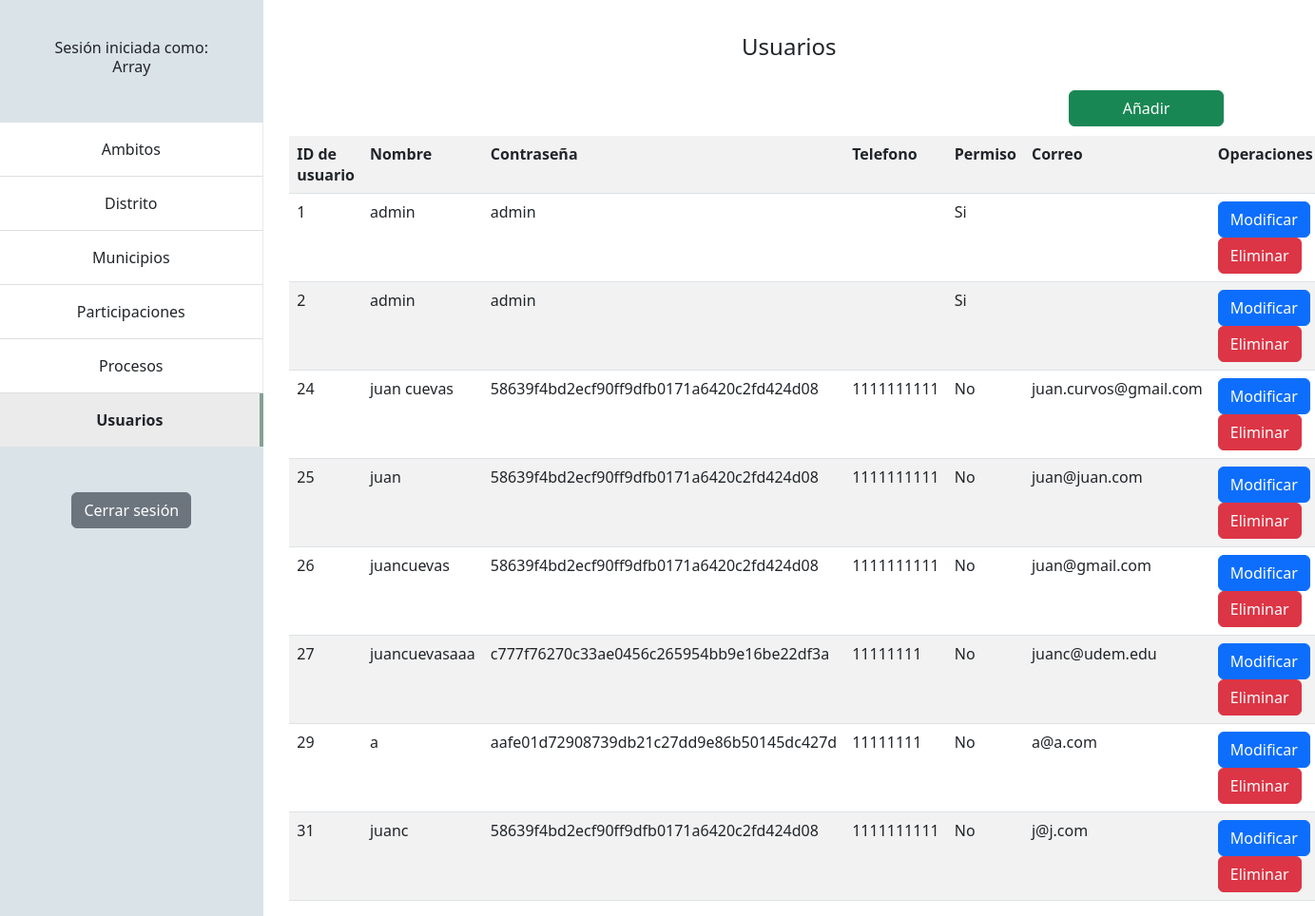
/admin/usuarios.php (signed in), run on an earlier commit of the app's database.
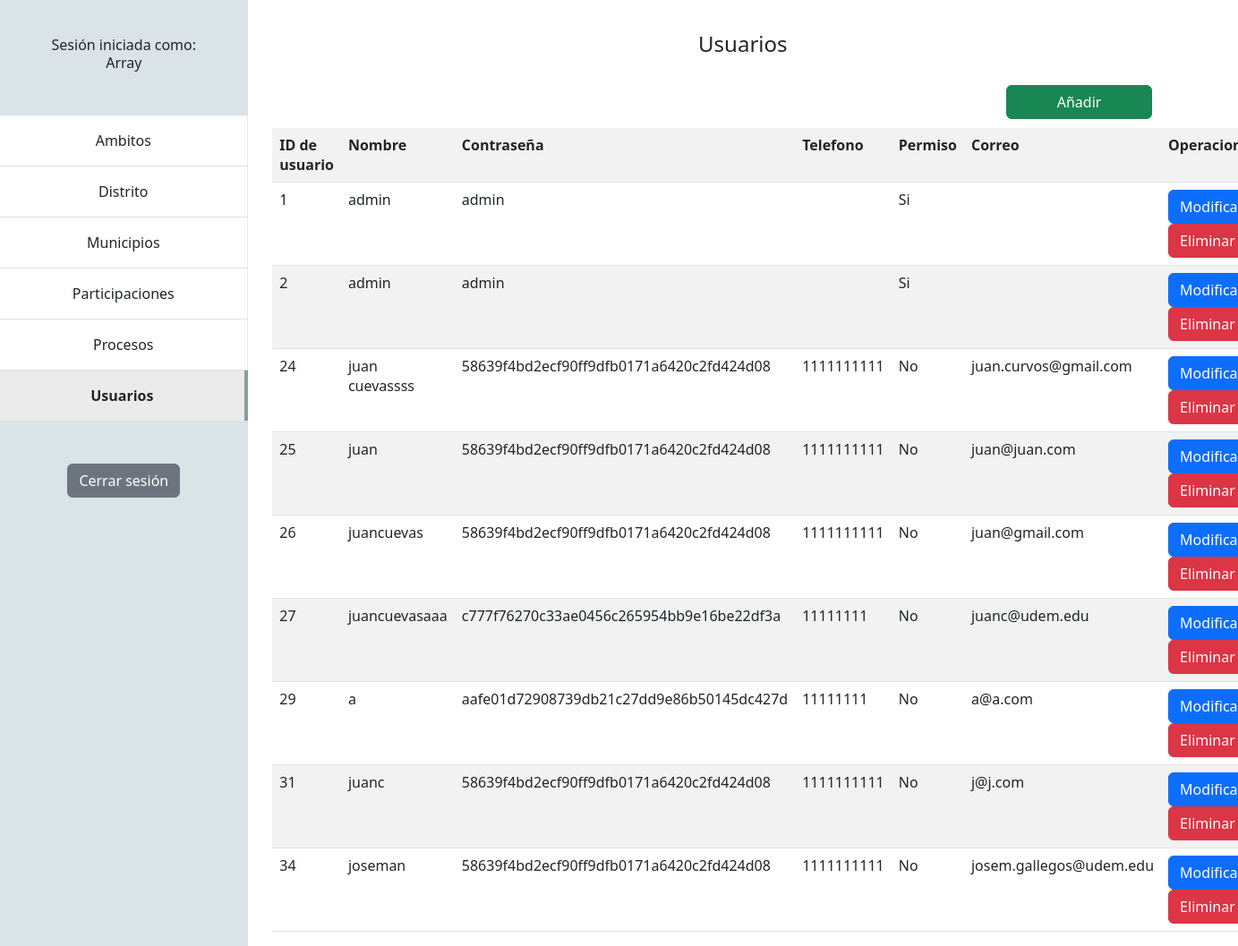
And on a later commit of the database.
### tables this page shows
CREATE TABLE `usuarios` (
  `uid` int(11) NOT NULL,
  `nombre` varchar(50) NOT NULL,
  `contraseña` varchar(45) NOT NULL,
  `telefono` int(11) DEFAULT NULL,
  `permiso` tinyint(1) NOT NULL,
  `correo` varchar(256) DEFAULT NULL,
  `fecha_creacion` date DEFAULT NULL,
  `img` varchar(256) DEFAULT NULL
);

### admin/usuarios.php (the view, shortened to what this page needs)
<?php
    $usuario = $_SESSION['usr'];
    $db = new Database();
    $pdo = $db -> connect();
    $sql = $pdo->prepare("SELECT * FROM usuarios;");
    $sql->execute();
    $rows = $sql->fetchAll();
?>
<html lang="en">
    <head>
        <link rel="stylesheet" href="admin.css">
        <link href="https://cdn.jsdelivr.net/npm/bootstrap@5.2.3/dist/css/bootstrap.min.css" rel="stylesheet">
    </head>
    <body>
        <div class="nav-bar">
            <center><h6>Sesión iniciada como:<br><?php echo $usuario ?></h6></center>
            <center>
                <ul class="list-group list-group-flush mb-5">
                    <li class="list-group-item p-0"><a class="nav-link p-3" href="ambitos.php">Ambitos</a></li>
                    <li class="list-group-item p-0"><a class="nav-link p-3" href="distrito.php">Distrito</a></li>
                    <li class="list-group-item p-0"><a class="nav-link p-3" href="municipios.php">Municipios</a></li>
                    <li class="list-group-item p-0"><a class="nav-link p-3" href="participaciones.php">Participaciones</a></li>
                    <li class="list-group-item p-0"><a class="nav-link p-3" href="proceso.php">Procesos</a></li>
                    <li class="list-group-item p-0"><a class="active nav-link p-3" aria-current="page">Usuarios</a></li>
                </ul>
            </center>
            <form action="logout.php">
                <center><button type="submit" class="btn btn-secondary">Cerrar sesión</button></center>
            </form>
        </div>
        <center><h4>Usuarios</h4></center>
        <br>
        <button type="button" class="btn btn-success float-end" id="add">Añadir</button>
        <br><br>
        <table class="table table-striped">
            <tr>
                <th>ID de usuario</th>
                <th>Nombre</th>
                <th>Contraseña</th>
                <th>Telefono</th>
                <th>Permiso</th>
                <th>Correo</th>
                <th>Operaciones</th>
            </tr>
            <?php foreach ($rows as $row){ ?>
            <tr>
                <td><?php echo $row ['uid'];?></td>
                <td><?php echo $row ['nombre'];?></td>
                <td><?php echo $row ['contraseña'];?></td>
                <td><?php echo $row ['telefono'];?></td>
                <td><?php if ($row['permiso'] == 1) echo 'Si'; else echo 'No';?></td>
                <td><?php echo $row ['correo'];?></td>
                <td>
                    <form action="fetch/users/edit-user.php?edit=<?=$row['uid'];?>" method="POST" class="d-inline">
                        <button type="submit" class="edit btn btn-primary" id="edit" value="<?=$row['uid'];?>">Modificar</button>
                    </form>
                    <form action="fetch/users/delete-user.php?delete=<?=$row['uid'];?>" method="POST" class="d-inline" onsubmit="return confirm('Eliminar este usuario también eliminará todas sus participaciones. ¿Desea continuar?');">
                        <button type="submit" class="delete btn btn-danger">Eliminar</button>
                    </form>
                </td>
            </tr>
            <?php } $sql->closeCursor(); ?>
        </table>
    </body>
</html>

What changed in the data, as far as the page shows it:
changed usuarios "juan.curvos@gmail.com": nombre "juan cuevas" → "juan cuevassss"
added usuarios: uid "34", nombre "joseman", contraseña "58639f4bd2ecf90ff9dfb0171a6420c2fd424d08", telefono "1111111111", permiso "No", correo "josem.gallegos@udem.edu"
